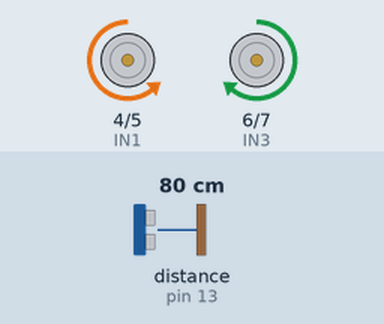
Recording of a sketch running on a simulated Arduino Uno, built with avr-gcc and run on an emulated ATmega328P. Parts: motor-driver pin pairs drawn as motors (green arrow = first pin HIGH = forward, orange = second pin HIGH = backward, longer = more drive, scaled by the enable pin). Wiring (inferred from the names in the program): ultrasonic range finder: trigger pin 12; echo pin 13. Inputs (shaded band) come from the test bench; at power-on: distance to the obstacle (sensor on pin 13) 80 cm. The echo pulse lasts 58.3 µs per cm; random numbers use the default seed unless the sketch sets one; what the sketch prints to the serial monitor is not drawn.

Above: at 4.2 s.
4.3 s: distance to the obstacle (sensor on pin 13) set to 55 cm
5.8 s: distance to the obstacle (sensor on pin 13) set to 47 cm
At 6.9 s:
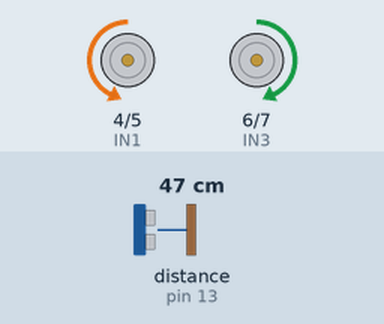
7.3 s: distance to the obstacle (sensor on pin 13) set to 38 cm
8.8 s: distance to the obstacle (sensor on pin 13) set to 32 cm
At 9.3 s:
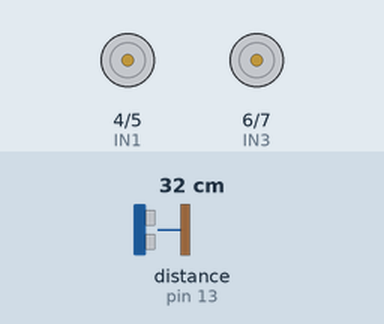
At 11.3 s:
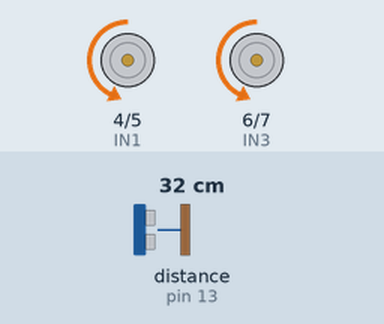
11.8 s: distance to the obstacle (sensor on pin 13) set to 60 cm
14.3 s: distance to the obstacle (sensor on pin 13) set to 2 cm
At 15.1 s:
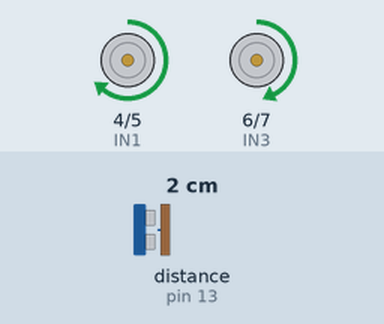
Timing chart, 0 to 18.3 s (numbered marks = the images above; inputs shaded):
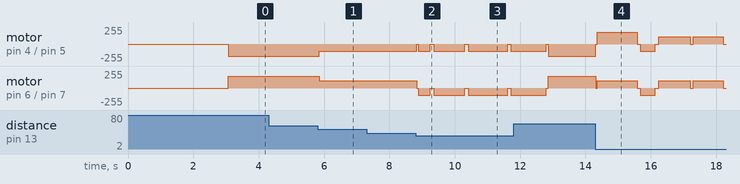

Measured:
- the behaviour switches between 51 and 50 cm on distance to the obstacle (sensor on pin 13) (found by bisection; images 0 and 1)
- the behaviour switches between 36 and 35 cm on distance to the obstacle (sensor on pin 13) (found by bisection; images 1 and 2)
- after the input at 4.3 s, every drawn part: stays the same
- after the input at 5.8 s, motor on pin 4 (IN1) / pin 5 (IN2): backward 180/255 → backward 110/255 after 0.05 s; motor on pin 6 (IN3) / pin 7 (IN4): forward 180/255 → forward 110/255 after 0.05 s
- after the input at 7.3 s, every drawn part: stays the same

The sketch:

phase4_autopilot.ino
```cpp
// ============================================================
// ROBÔ CUBO — Phase 4: Autopilot
// ============================================================
// The robot drives autonomously, avoiding obstacles.
//
// Algorithm (state machine):
//
//   ┌────────────────────────────────────────────────┐
//   │  CLEAR -> obstacle < DIST_STOP -> TURNING     │
//   │  TURNING: random angle 45°-180°,              │
//   │           random direction (left/right) -> CLEAR │
//   └────────────────────────────────────────────────┘
//
// No reversing: on detecting an obstacle, the robot stops,
// turns a random angle and direction, then continues.
//
// Uses millis() instead of delay() so the sensor keeps being
// read during the turn.
// ============================================================

// --- Left Motor Pins ---
#define ENA  10
#define IN1  4
#define IN2  5

// --- Right Motor Pins ---
#define ENB  9
#define IN3  6
#define IN4  7

// --- HC-SR04 Pins ---
#define TRIG_PIN  12
#define ECHO_PIN  13

// --- Speeds ---
#define SPEED_NORMAL  180
#define SPEED_SLOW    110
#define SPEED_TURN    110   // fixed, slow speed while turning

// --- Distances (cm) ---
#define DIST_STOP  35   // increased from 20 -> detects obstacles earlier
#define DIST_SLOW  50   // increased proportionally

// --- Durations (ms) ---
// Calibration: 350ms ≈ 45°. Assuming a linear relationship,
// 180° ≈ 4x that value. Adjust TURN_DURATION_45 according to
// your own calibration; the others scale automatically.
#define TURN_DURATION_45    350                       // calibrated reference (45°)
#define TURN_DURATION_MIN   TURN_DURATION_45          // minimum -> 45°
#define TURN_DURATION_MAX   (TURN_DURATION_45 * 4)    // maximum -> 180°

// ============================================================
// STATE MACHINE
// ============================================================
enum RobotState { CLEAR, TURNING };
RobotState state = CLEAR;

unsigned long startTime    = 0;
int           turnDuration = 0;
bool          turnRight    = false;

// ============================================================
// HC-SR04 SENSOR
// ============================================================
float readDistance() {
  digitalWrite(TRIG_PIN, LOW);
  delayMicroseconds(2);
  digitalWrite(TRIG_PIN, HIGH);
  delayMicroseconds(10);
  digitalWrite(TRIG_PIN, LOW);

  long duration = pulseIn(ECHO_PIN, HIGH, 30000);
  if (duration == 0) return 999.0;
  return duration / 58.0;
}

// ============================================================
// MOTORS
// ============================================================
void stopMotors() {
  digitalWrite(IN1, LOW);  digitalWrite(IN2, LOW);
  digitalWrite(IN3, LOW);  digitalWrite(IN4, LOW);
  analogWrite(ENA, 0);     analogWrite(ENB, 0);
}

// ============================================================
// MAPPING CONFIRMED BY PHYSICAL TESTING (same as Phase 3):
//   ENA/IN1/IN2 -> RIGHT physical motor
//   ENB/IN3/IN4 -> LEFT physical motor
// ============================================================

void goForward(int vel) {
  digitalWrite(IN1, LOW);  digitalWrite(IN2, HIGH); // Right -> forward
  digitalWrite(IN3, HIGH); digitalWrite(IN4, LOW);  // Left  -> forward
  analogWrite(ENA, vel);   analogWrite(ENB, vel);
}

void goBackward(int vel) {
  digitalWrite(IN1, HIGH); digitalWrite(IN2, LOW);  // Right -> backward
  digitalWrite(IN3, LOW);  digitalWrite(IN4, HIGH); // Left  -> backward
  analogWrite(ENA, vel);   analogWrite(ENB, vel);
}

void turnLeft(int vel) {
  digitalWrite(IN1, LOW);  digitalWrite(IN2, HIGH); // Right -> forward
  digitalWrite(IN3, LOW);  digitalWrite(IN4, HIGH); // Left  -> backward
  analogWrite(ENA, vel);   analogWrite(ENB, vel);
}

void turnRightFn(int vel) {
  digitalWrite(IN1, HIGH); digitalWrite(IN2, LOW);  // Right -> backward
  digitalWrite(IN3, HIGH); digitalWrite(IN4, LOW);  // Left  -> forward
  analogWrite(ENA, vel);   analogWrite(ENB, vel);
}

// ============================================================
// AUTOPILOT — Non-blocking state machine
// ============================================================
void autopilot(float distance) {
  unsigned long now = millis();

  switch (state) {

    // ── CLEAR: go forward, slow down if needed ────────────
    case CLEAR:
      if (distance < DIST_STOP) {
        // Obstacle nearby -> stop and turn a random angle (45°-180°)
        stopMotors();
        startTime    = now;
        turnRight    = random(2);                       // 0=left, 1=right
        turnDuration = random(TURN_DURATION_MIN, TURN_DURATION_MAX + 1);

        state = TURNING;
        Serial.print("OBSTACLE -> TURNING ");
        Serial.print(turnRight ? "RIGHT" : "LEFT");
        Serial.print(" (~");
        Serial.print(map(turnDuration, TURN_DURATION_MIN, TURN_DURATION_MAX, 45, 180));
        Serial.println(" deg)");

      } else if (distance < DIST_SLOW) {
        // Warning zone -> slow down
        goForward(SPEED_SLOW);
        Serial.print("WARNING: ");
        Serial.print(distance, 0);
        Serial.println(" cm -> SLOW");

      } else {
        // Clear path -> normal speed
        goForward(SPEED_NORMAL);
      }
      break;

    // ── TURNING: turns a random angle, then resumes ───────
    case TURNING:
      if (turnRight) {
        turnRightFn(SPEED_TURN);
      } else {
        turnLeft(SPEED_TURN);
      }

      if (now - startTime >= turnDuration) {
        stopMotors();
        state = CLEAR;
        Serial.println("CLEAR -> FORWARD");
      }
      break;
  }
}

// ============================================================
// SETUP
// ============================================================
void setup() {
  // Left Motor
  pinMode(ENA, OUTPUT); pinMode(IN1, OUTPUT); pinMode(IN2, OUTPUT);
  // Right Motor
  pinMode(ENB, OUTPUT); pinMode(IN3, OUTPUT); pinMode(IN4, OUTPUT);
  // HC-SR04
  pinMode(TRIG_PIN, OUTPUT);
  pinMode(ECHO_PIN, INPUT);

  // Random seed using noise from a floating analog pin
  randomSeed(analogRead(A0));

  Serial.begin(9600);
  Serial.println("================================");
  Serial.println(" Robo Cubo — Phase 4: Autopilot");
  Serial.println("================================");
  Serial.println("Starting in 3 seconds...");
  delay(3000);
  Serial.println("GO!");
  Serial.println();
}

// ============================================================
// LOOP
// ============================================================
void loop() {
  float distance = readDistance();
  autopilot(distance);
  delay(50); // 20 cycles per second
}
```
